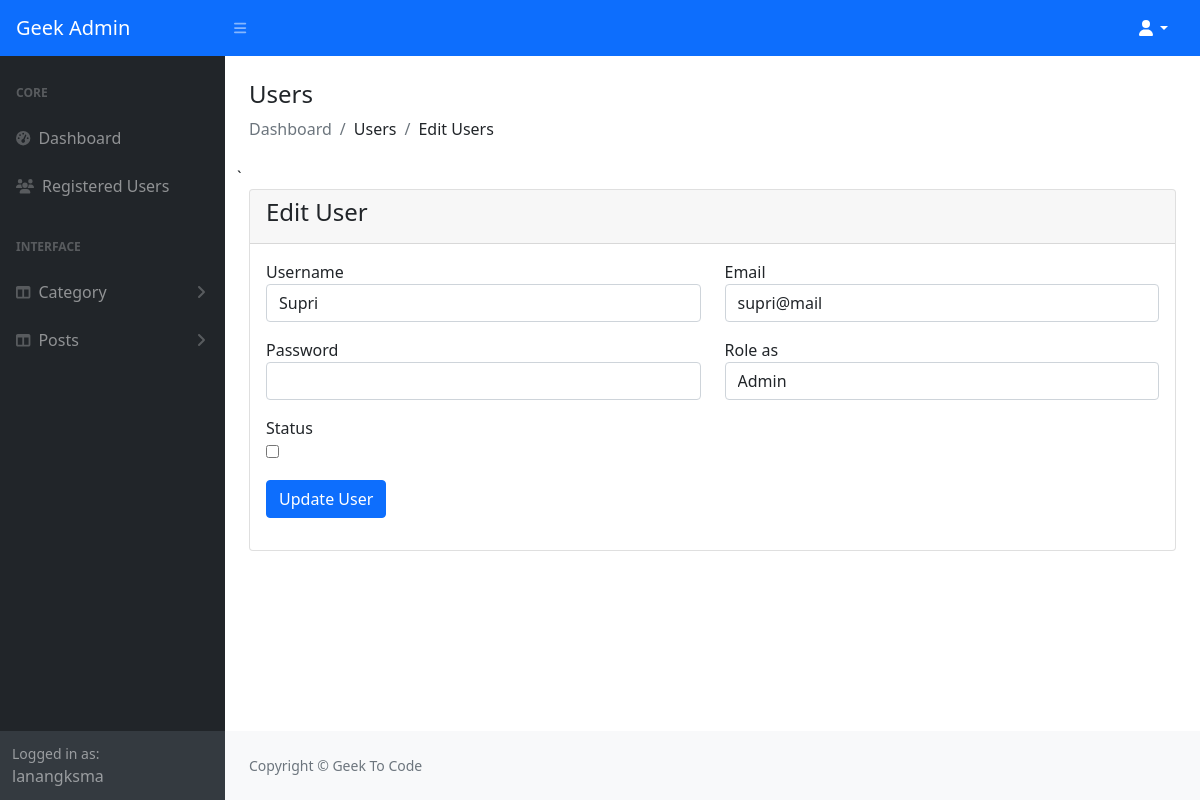
The app's page /admin/register-edit.php?id=2 (signed in) with its own data.
### tables this page shows
CREATE TABLE `user` (
  `id` int(255) NOT NULL,
  `username` varchar(36) NOT NULL,
  `email` varchar(16) NOT NULL,
  `password` varchar(32) NOT NULL,
  `role_as` tinyint(4) NOT NULL DEFAULT 0,
  `status` tinyint(1) NOT NULL DEFAULT 0,
  `created_at` timestamp NOT NULL DEFAULT current_timestamp()
);

### admin/register-edit.php (the view, shortened to what this page needs)
<?php
include('authentication.php');
include('include/header.php');
?>
<div class="container-fluid px-4">
    <h4 class="mt-4">Users</h4>
    <ol class="breadcrumb mb-4">
        <li class="breadcrumb-item active">Dashboard</li>
        <li class="breadcrumb-item">Users</li>
        <li class="breadcrumb-item">Edit Users</li>
    </ol>
    <div class="row">
`
        <div class="col-md-12">
            <div class="card">
                <div class="card-header">
                    <h4>Edit User</h4>
                </div>
                <div class="card-body">
                    <?php
                    if(isset($_GET['id']))
                    {
                        $user_id = $_GET['id'];
                        $users = "SELECT * FROM user WHERE id='$user_id' ";
                        $users_run = mysqli_query($conn, $users);
                        if(mysqli_num_rows($users_run) > 0)
                        {
                            foreach($users_run as $user)
                            {
                            ?>
                            <form action="code.php" method="POST">
                                <div class="row">
                                    <div class="col-md-6 mb-3">
                                        <label for="">Username</label>
                                        <input type="text" name="username" value="<?= $user['username']; ?>" class="form-control">
                                    </div>
                                    <div class="col-md-6 mb-3">
                                        <label for="">Email</label>
                                        <input type="text" name="email" value="<?= $user['email']; ?>" class="form-control">
                                    </div>
                                    <div class="col-md-6 mb-3">
                                        <label for="">Password</label>
                                        <input type="password" name="password" class="form-control">
                                    </div>
                                    <div class="col-md-6 mb-3">
                                        <label for="">Role as</label>
                                        <select name="role_as" required class="form-control">
                                            <option value="1" <?= $user['role_as'] == '1' ? 'selected':'' ?> >Admin</option>
                                        </select>
                                    </div>
                                    <div class="col-md-6 mb-3">
                                        <label for="">Status</label> <br/>
                                        <input type="checkbox" name="status" <?= $user['status'] == '1' ? 'checked':'' ?> width="70px" height="70px" />
                                    </div>
                                    <div class="col-md-12 mb-3">
                                        <button type="submit" name="update_user" class="btn btn-primary">Update User</button>
                                    </div>
                                </div>
                            </form>
                            <?php
                            }
                        }
                        else
                        {
                            ?>
                            <h4>No Record Found</h4>
                            <?php
                        }
                    }
                    ?>
                </div>
            </div>
        </div>
    </div>
</div>
<?php
include('include/footer.php');
include('include/scripts.php');
?>

### records on screen
user: username "Supri", email "supri@mail", role_as "Admin"

### other values on screen
$_SESSION['auth_user']['user_name'] "lanangksma"
